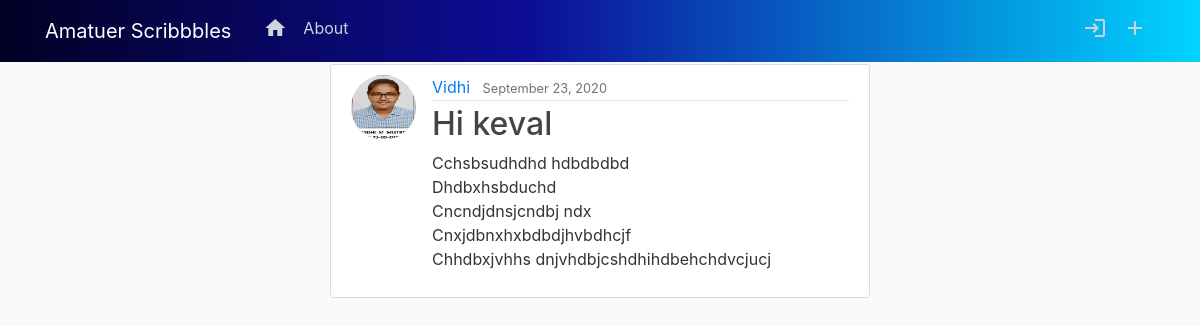
The page /post/19/ on the database its author committed.
### blog/models.py (models this page shows, shortened)
class Post(models.Model):
	title = models.CharField(max_length = 100)
	content = models.TextField()
	date_posted = models.DateTimeField(default = timezone.now)
	author = models.ForeignKey(User, on_delete = models.CASCADE)

### users/models.py (models this page shows, shortened)
class profile(models.Model):
	user = models.OneToOneField(User, on_delete = models.CASCADE)
	image = models.ImageField(default = 'default.jpg', upload_to = 'profile_pics')

### blog/views.py (the view)
# urls.py: path('post/<int:pk>/',PostDetailView.as_view() , name = 'post-detail'),
class PostDetailView(DetailView):
	model = Post

### blog/templates/blog/post_detail.html (shortened to what this page needs)
{% extends "blog/base.html" %}
{% block content%}
<article class="media content-section">
	<img class = "rounded-circle article-img" src="{{ object.author.profile.image.url }}">
	  <div class="media-body">
		    <div class="article-metadata">
		      <a class="mr-2" href="{% url 'user-post' object.author.username %}">{{ object.author }}</a>
		      <small class="text-muted">{{ object.date_posted|date:"F d, Y" }}</small>
		    </div>
		    <h2 class = "article-title">{{ post.title }}</h2>
		    <p class="article-content">{{ post.content }}</p>
		</div>
</article>
{% endblock content %}

### blog/static/blog/main.css (style rules this page uses)
body { background: #fafafa; color: #333333; margin-top: 4rem; }
h1, h2, h3, h4, h5, h6 { color: #444444; }
.content-section { background: #ffffff; padding: 10px 20px; border: 1px solid #dddddd; border-radius: 3px; margin-bottom: 20px; }
.article-title { color: #444444; }
.article-content { white-space: pre-line; }
.article-img { height: 65px; width: 65px; margin-right: 16px; }
.article-metadata { padding-bottom: 1px; margin-bottom: 4px; border-bottom: 1px solid #e3e3e3 }

### rows shown on the page
Post: author.profile.image (picture), author "Vidhi", date_posted "September 23, 2020", title "Hi keval", content "Cchsbsudhdhd hdbdbdbd Dhdbxhsbduchd Cncndjdnsjcndbj ndx Cnxjdbnxhxbdbdjhvbdhcjf Chhdbxjvhhs dnjvhdbjcshdhihdbehchdvcjucj"
